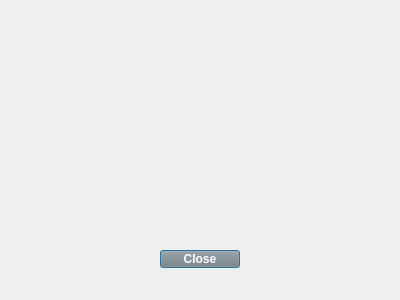
<?xml version="1.0" encoding="UTF-8"?>
<ui version="4.0">
 <class>scanDialog</class>
 <widget class="QDialog" name="scanDialog">
  <property name="geometry">
   <rect>
    <x>0</x>
    <y>0</y>
    <width>400</width>
    <height>300</height>
   </rect>
  </property>
  <property name="windowTitle">
   <string>Dialog</string>
  </property>
  <widget class="QPushButton" name="pushButton">
   <property name="geometry">
    <rect>
     <x>160</x>
     <y>250</y>
     <width>80</width>
     <height>18</height>
    </rect>
   </property>
   <property name="styleSheet">
    <string notr="true">color:white;
background-color:grey;
font: bold
</string>
   </property>
   <property name="text">
    <string>Close</string>
   </property>
  </widget>
 </widget>
 <resources/>
 <connections/>
</ui>
